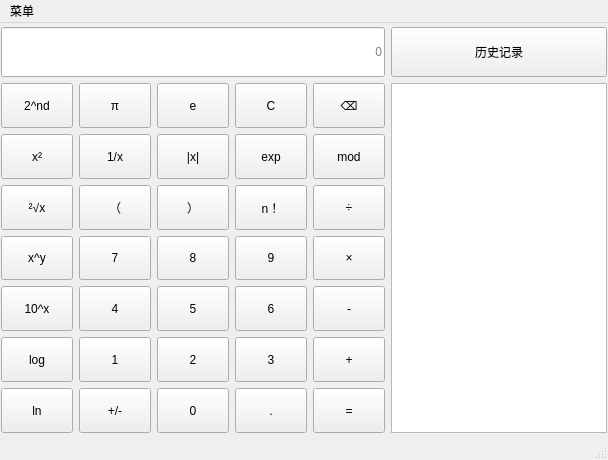
<?xml version="1.0" encoding="UTF-8"?>
<ui version="4.0">
 <class>Subject</class>
 <widget class="QMainWindow" name="Subject">
  <property name="geometry">
   <rect>
    <x>0</x>
    <y>0</y>
    <width>608</width>
    <height>460</height>
   </rect>
  </property>
  <property name="sizePolicy">
   <sizepolicy hsizetype="Maximum" vsizetype="Maximum">
    <horstretch>0</horstretch>
    <verstretch>0</verstretch>
   </sizepolicy>
  </property>
  <property name="windowTitle">
   <string>MainWindow</string>
  </property>
  <widget class="QWidget" name="centralwidget">
   <layout class="QGridLayout" name="gridLayout">
    <property name="leftMargin">
     <number>1</number>
    </property>
    <property name="topMargin">
     <number>1</number>
    </property>
    <property name="rightMargin">
     <number>1</number>
    </property>
    <property name="bottomMargin">
     <number>1</number>
    </property>
    <item row="0" column="0">
     <layout class="QVBoxLayout" name="verticalLayout_2">
      <item>
       <widget class="QLineEdit" name="Display">
        <property name="sizePolicy">
         <sizepolicy hsizetype="Expanding" vsizetype="Fixed">
          <horstretch>0</horstretch>
          <verstretch>0</verstretch>
         </sizepolicy>
        </property>
        <property name="minimumSize">
         <size>
          <width>0</width>
          <height>50</height>
         </size>
        </property>
        <property name="alignment">
         <set>Qt::AlignmentFlag::AlignRight|Qt::AlignmentFlag::AlignTrailing|Qt::AlignmentFlag::AlignVCenter</set>
        </property>
        <property name="placeholderText">
         <string>0</string>
        </property>
       </widget>
      </item>
      <item>
       <layout class="QVBoxLayout" name="verticalLayout">
        <item>
         <layout class="QHBoxLayout" name="horizontalLayout">
          <item>
           <widget class="QPushButton" name="btn2nd">
            <property name="sizePolicy">
             <sizepolicy hsizetype="Minimum" vsizetype="Minimum">
              <horstretch>0</horstretch>
              <verstretch>0</verstretch>
             </sizepolicy>
            </property>
            <property name="minimumSize">
             <size>
              <width>70</width>
              <height>40</height>
             </size>
            </property>
            <property name="text">
             <string>2^nd</string>
            </property>
           </widget>
          </item>
          <item>
           <widget class="QPushButton" name="btnPai">
            <property name="sizePolicy">
             <sizepolicy hsizetype="Minimum" vsizetype="Minimum">
              <horstretch>0</horstretch>
              <verstretch>0</verstretch>
             </sizepolicy>
            </property>
            <property name="minimumSize">
             <size>
              <width>70</width>
              <height>40</height>
             </size>
            </property>
            <property name="text">
             <string>π</string>
            </property>
           </widget>
          </item>
          <item>
           <widget class="QPushButton" name="btnE">
            <property name="sizePolicy">
             <sizepolicy hsizetype="Minimum" vsizetype="Minimum">
              <horstretch>0</horstretch>
              <verstretch>0</verstretch>
             </sizepolicy>
            </property>
            <property name="minimumSize">
             <size>
              <width>70</width>
              <height>40</height>
             </size>
            </property>
            <property name="text">
             <string>e</string>
            </property>
           </widget>
          </item>
          <item>
           <widget class="QPushButton" name="btnC">
            <property name="sizePolicy">
             <sizepolicy hsizetype="Minimum" vsizetype="Minimum">
              <horstretch>0</horstretch>
              <verstretch>0</verstretch>
             </sizepolicy>
            </property>
            <property name="minimumSize">
             <size>
              <width>70</width>
              <height>40</height>
             </size>
            </property>
            <property name="text">
             <string>C</string>
            </property>
           </widget>
          </item>
          <item>
           <widget class="QPushButton" name="btnDelete">
            <property name="sizePolicy">
             <sizepolicy hsizetype="Minimum" vsizetype="Minimum">
              <horstretch>0</horstretch>
              <verstretch>0</verstretch>
             </sizepolicy>
            </property>
            <property name="minimumSize">
             <size>
              <width>70</width>
              <height>40</height>
             </size>
            </property>
            <property name="text">
             <string>⌫</string>
            </property>
           </widget>
          </item>
         </layout>
        </item>
        <item>
         <layout class="QHBoxLayout" name="horizontalLayout_2">
          <item>
           <widget class="QPushButton" name="btnSquare">
            <property name="sizePolicy">
             <sizepolicy hsizetype="Minimum" vsizetype="Minimum">
              <horstretch>0</horstretch>
              <verstretch>0</verstretch>
             </sizepolicy>
            </property>
            <property name="minimumSize">
             <size>
              <width>70</width>
              <height>40</height>
             </size>
            </property>
            <property name="text">
             <string>x²</string>
            </property>
           </widget>
          </item>
          <item>
           <widget class="QPushButton" name="btnDenominator">
            <property name="sizePolicy">
             <sizepolicy hsizetype="Minimum" vsizetype="Minimum">
              <horstretch>0</horstretch>
              <verstretch>0</verstretch>
             </sizepolicy>
            </property>
            <property name="minimumSize">
             <size>
              <width>70</width>
              <height>40</height>
             </size>
            </property>
            <property name="text">
             <string>1/x</string>
            </property>
           </widget>
          </item>
          <item>
           <widget class="QPushButton" name="btnAbs">
            <property name="sizePolicy">
             <sizepolicy hsizetype="Minimum" vsizetype="Minimum">
              <horstretch>0</horstretch>
              <verstretch>0</verstretch>
             </sizepolicy>
            </property>
            <property name="minimumSize">
             <size>
              <width>70</width>
              <height>40</height>
             </size>
            </property>
            <property name="text">
             <string>|x|</string>
            </property>
           </widget>
          </item>
          <item>
           <widget class="QPushButton" name="btnExp">
            <property name="sizePolicy">
             <sizepolicy hsizetype="Minimum" vsizetype="Minimum">
              <horstretch>0</horstretch>
              <verstretch>0</verstretch>
             </sizepolicy>
            </property>
            <property name="minimumSize">
             <size>
              <width>70</width>
              <height>40</height>
             </size>
            </property>
            <property name="text">
             <string>exp</string>
            </property>
           </widget>
          </item>
          <item>
           <widget class="QPushButton" name="btnMod">
            <property name="sizePolicy">
             <sizepolicy hsizetype="Minimum" vsizetype="Minimum">
              <horstretch>0</horstretch>
              <verstretch>0</verstretch>
             </sizepolicy>
            </property>
            <property name="minimumSize">
             <size>
              <width>70</width>
              <height>40</height>
             </size>
            </property>
            <property name="text">
             <string>mod</string>
            </property>
           </widget>
          </item>
         </layout>
        </item>
        <item>
         <layout class="QHBoxLayout" name="horizontalLayout_4">
          <item>
           <widget class="QPushButton" name="btnSqrt">
            <property name="sizePolicy">
             <sizepolicy hsizetype="Minimum" vsizetype="Minimum">
              <horstretch>0</horstretch>
              <verstretch>0</verstretch>
             </sizepolicy>
            </property>
            <property name="minimumSize">
             <size>
              <width>70</width>
              <height>40</height>
             </size>
            </property>
            <property name="text">
             <string>²√x</string>
            </property>
           </widget>
          </item>
          <item>
           <widget class="QPushButton" name="pushButton_17">
            <property name="sizePolicy">
             <sizepolicy hsizetype="Minimum" vsizetype="Minimum">
              <horstretch>0</horstretch>
              <verstretch>0</verstretch>
             </sizepolicy>
            </property>
            <property name="minimumSize">
             <size>
              <width>70</width>
              <height>40</height>
             </size>
            </property>
            <property name="text">
             <string>（</string>
            </property>
           </widget>
          </item>
          <item>
           <widget class="QPushButton" name="pushButton_18">
            <property name="sizePolicy">
             <sizepolicy hsizetype="Minimum" vsizetype="Minimum">
              <horstretch>0</horstretch>
              <verstretch>0</verstretch>
             </sizepolicy>
            </property>
            <property name="minimumSize">
             <size>
              <width>70</width>
              <height>40</height>
             </size>
            </property>
            <property name="text">
             <string>）</string>
            </property>
           </widget>
          </item>
          <item>
           <widget class="QPushButton" name="pushButton_19">
            <property name="sizePolicy">
             <sizepolicy hsizetype="Minimum" vsizetype="Minimum">
              <horstretch>0</horstretch>
              <verstretch>0</verstretch>
             </sizepolicy>
            </property>
            <property name="minimumSize">
             <size>
              <width>70</width>
              <height>40</height>
             </size>
            </property>
            <property name="text">
             <string>n！</string>
            </property>
           </widget>
          </item>
          <item>
           <widget class="QPushButton" name="btnDivide">
            <property name="sizePolicy">
             <sizepolicy hsizetype="Minimum" vsizetype="Minimum">
              <horstretch>0</horstretch>
              <verstretch>0</verstretch>
             </sizepolicy>
            </property>
            <property name="minimumSize">
             <size>
              <width>70</width>
              <height>40</height>
             </size>
            </property>
            <property name="text">
             <string>÷</string>
            </property>
           </widget>
          </item>
         </layout>
        </item>
        <item>
         <layout class="QHBoxLayout" name="horizontalLayout_3">
          <item>
           <widget class="QPushButton" name="btnXandY">
            <property name="sizePolicy">
             <sizepolicy hsizetype="Minimum" vsizetype="Minimum">
              <horstretch>0</horstretch>
              <verstretch>0</verstretch>
             </sizepolicy>
            </property>
            <property name="minimumSize">
             <size>
              <width>70</width>
              <height>40</height>
             </size>
            </property>
            <property name="text">
             <string>x^y</string>
            </property>
           </widget>
          </item>
          <item>
           <widget class="QPushButton" name="btnNum7">
            <property name="sizePolicy">
             <sizepolicy hsizetype="Minimum" vsizetype="Minimum">
              <horstretch>0</horstretch>
              <verstretch>0</verstretch>
             </sizepolicy>
            </property>
            <property name="minimumSize">
             <size>
              <width>70</width>
              <height>40</height>
             </size>
            </property>
            <property name="text">
             <string>7</string>
            </property>
           </widget>
          </item>
          <item>
           <widget class="QPushButton" name="btnNum8">
            <property name="sizePolicy">
             <sizepolicy hsizetype="Minimum" vsizetype="Minimum">
              <horstretch>0</horstretch>
              <verstretch>0</verstretch>
             </sizepolicy>
            </property>
            <property name="minimumSize">
             <size>
              <width>70</width>
              <height>40</height>
             </size>
            </property>
            <property name="text">
             <string>8</string>
            </property>
           </widget>
          </item>
          <item>
           <widget class="QPushButton" name="btnNum9">
            <property name="sizePolicy">
             <sizepolicy hsizetype="Minimum" vsizetype="Minimum">
              <horstretch>0</horstretch>
              <verstretch>0</verstretch>
             </sizepolicy>
            </property>
            <property name="minimumSize">
             <size>
              <width>70</width>
              <height>40</height>
             </size>
            </property>
            <property name="text">
             <string>9</string>
            </property>
           </widget>
          </item>
          <item>
           <widget class="QPushButton" name="btnMulti">
            <property name="sizePolicy">
             <sizepolicy hsizetype="Minimum" vsizetype="Minimum">
              <horstretch>0</horstretch>
              <verstretch>0</verstretch>
             </sizepolicy>
            </property>
            <property name="minimumSize">
             <size>
              <width>70</width>
              <height>40</height>
             </size>
            </property>
            <property name="text">
             <string>×</string>
            </property>
           </widget>
          </item>
         </layout>
        </item>
        <item>
         <layout class="QHBoxLayout" name="horizontalLayout_7">
          <item>
           <widget class="QPushButton" name="btn10andX">
            <property name="sizePolicy">
             <sizepolicy hsizetype="Minimum" vsizetype="Minimum">
              <horstretch>0</horstretch>
              <verstretch>0</verstretch>
             </sizepolicy>
            </property>
            <property name="minimumSize">
             <size>
              <width>70</width>
              <height>40</height>
             </size>
            </property>
            <property name="text">
             <string>10^x</string>
            </property>
           </widget>
          </item>
          <item>
           <widget class="QPushButton" name="btnNum4">
            <property name="sizePolicy">
             <sizepolicy hsizetype="Minimum" vsizetype="Minimum">
              <horstretch>0</horstretch>
              <verstretch>0</verstretch>
             </sizepolicy>
            </property>
            <property name="minimumSize">
             <size>
              <width>70</width>
              <height>40</height>
             </size>
            </property>
            <property name="text">
             <string>4</string>
            </property>
           </widget>
          </item>
          <item>
           <widget class="QPushButton" name="btnNum5">
            <property name="sizePolicy">
             <sizepolicy hsizetype="Minimum" vsizetype="Minimum">
              <horstretch>0</horstretch>
              <verstretch>0</verstretch>
             </sizepolicy>
            </property>
            <property name="minimumSize">
             <size>
              <width>70</width>
              <height>40</height>
             </size>
            </property>
            <property name="text">
             <string>5</string>
            </property>
           </widget>
          </item>
          <item>
           <widget class="QPushButton" name="btnNum6">
            <property name="sizePolicy">
             <sizepolicy hsizetype="Minimum" vsizetype="Minimum">
              <horstretch>0</horstretch>
              <verstretch>0</verstretch>
             </sizepolicy>
            </property>
            <property name="minimumSize">
             <size>
              <width>70</width>
              <height>40</height>
             </size>
            </property>
            <property name="text">
             <string>6</string>
            </property>
           </widget>
          </item>
          <item>
           <widget class="QPushButton" name="btnMinus">
            <property name="sizePolicy">
             <sizepolicy hsizetype="Minimum" vsizetype="Minimum">
              <horstretch>0</horstretch>
              <verstretch>0</verstretch>
             </sizepolicy>
            </property>
            <property name="minimumSize">
             <size>
              <width>70</width>
              <height>40</height>
             </size>
            </property>
            <property name="text">
             <string>-</string>
            </property>
           </widget>
          </item>
         </layout>
        </item>
        <item>
         <layout class="QHBoxLayout" name="horizontalLayout_5">
          <item>
           <widget class="QPushButton" name="btnLog">
            <property name="sizePolicy">
             <sizepolicy hsizetype="Minimum" vsizetype="Minimum">
              <horstretch>0</horstretch>
              <verstretch>0</verstretch>
             </sizepolicy>
            </property>
            <property name="minimumSize">
             <size>
              <width>70</width>
              <height>40</height>
             </size>
            </property>
            <property name="text">
             <string>log</string>
            </property>
           </widget>
          </item>
          <item>
           <widget class="QPushButton" name="btnNum1">
            <property name="sizePolicy">
             <sizepolicy hsizetype="Minimum" vsizetype="Minimum">
              <horstretch>0</horstretch>
              <verstretch>0</verstretch>
             </sizepolicy>
            </property>
            <property name="minimumSize">
             <size>
              <width>70</width>
              <height>40</height>
             </size>
            </property>
            <property name="text">
             <string>1</string>
            </property>
           </widget>
          </item>
          <item>
           <widget class="QPushButton" name="btnNum2">
            <property name="sizePolicy">
             <sizepolicy hsizetype="Minimum" vsizetype="Minimum">
              <horstretch>0</horstretch>
              <verstretch>0</verstretch>
             </sizepolicy>
            </property>
            <property name="minimumSize">
             <size>
              <width>70</width>
              <height>40</height>
             </size>
            </property>
            <property name="text">
             <string>2</string>
            </property>
           </widget>
          </item>
          <item>
           <widget class="QPushButton" name="btnNum3">
            <property name="sizePolicy">
             <sizepolicy hsizetype="Minimum" vsizetype="Minimum">
              <horstretch>0</horstretch>
              <verstretch>0</verstretch>
             </sizepolicy>
            </property>
            <property name="minimumSize">
             <size>
              <width>70</width>
              <height>40</height>
             </size>
            </property>
            <property name="text">
             <string>3</string>
            </property>
           </widget>
          </item>
          <item>
           <widget class="QPushButton" name="btnAdd">
            <property name="sizePolicy">
             <sizepolicy hsizetype="Minimum" vsizetype="Minimum">
              <horstretch>0</horstretch>
              <verstretch>0</verstretch>
             </sizepolicy>
            </property>
            <property name="minimumSize">
             <size>
              <width>70</width>
              <height>40</height>
             </size>
            </property>
            <property name="text">
             <string>+</string>
            </property>
           </widget>
          </item>
         </layout>
        </item>
        <item>
         <layout class="QHBoxLayout" name="horizontalLayout_6">
          <item>
           <widget class="QPushButton" name="btnLn">
            <property name="sizePolicy">
             <sizepolicy hsizetype="Minimum" vsizetype="Minimum">
              <horstretch>0</horstretch>
              <verstretch>0</verstretch>
             </sizepolicy>
            </property>
            <property name="minimumSize">
             <size>
              <width>70</width>
              <height>40</height>
             </size>
            </property>
            <property name="text">
             <string>ln</string>
            </property>
           </widget>
          </item>
          <item>
           <widget class="QPushButton" name="btnAddMinus">
            <property name="sizePolicy">
             <sizepolicy hsizetype="Minimum" vsizetype="Minimum">
              <horstretch>0</horstretch>
              <verstretch>0</verstretch>
             </sizepolicy>
            </property>
            <property name="minimumSize">
             <size>
              <width>70</width>
              <height>40</height>
             </size>
            </property>
            <property name="text">
             <string>+/-</string>
            </property>
           </widget>
          </item>
          <item>
           <widget class="QPushButton" name="btnNum0">
            <property name="sizePolicy">
             <sizepolicy hsizetype="Minimum" vsizetype="Minimum">
              <horstretch>0</horstretch>
              <verstretch>0</verstretch>
             </sizepolicy>
            </property>
            <property name="minimumSize">
             <size>
              <width>70</width>
              <height>40</height>
             </size>
            </property>
            <property name="text">
             <string>0</string>
            </property>
           </widget>
          </item>
          <item>
           <widget class="QPushButton" name="btnPoint">
            <property name="sizePolicy">
             <sizepolicy hsizetype="Minimum" vsizetype="Minimum">
              <horstretch>0</horstretch>
              <verstretch>0</verstretch>
             </sizepolicy>
            </property>
            <property name="minimumSize">
             <size>
              <width>70</width>
              <height>40</height>
             </size>
            </property>
            <property name="text">
             <string>.</string>
            </property>
           </widget>
          </item>
          <item>
           <widget class="QPushButton" name="btnEqual">
            <property name="sizePolicy">
             <sizepolicy hsizetype="Minimum" vsizetype="Minimum">
              <horstretch>0</horstretch>
              <verstretch>0</verstretch>
             </sizepolicy>
            </property>
            <property name="minimumSize">
             <size>
              <width>70</width>
              <height>40</height>
             </size>
            </property>
            <property name="text">
             <string>=</string>
            </property>
           </widget>
          </item>
         </layout>
        </item>
       </layout>
      </item>
     </layout>
    </item>
    <item row="0" column="1">
     <layout class="QVBoxLayout" name="verticalLayout_3">
      <item>
       <widget class="QPushButton" name="pushButton_36">
        <property name="sizePolicy">
         <sizepolicy hsizetype="Expanding" vsizetype="Fixed">
          <horstretch>0</horstretch>
          <verstretch>0</verstretch>
         </sizepolicy>
        </property>
        <property name="minimumSize">
         <size>
          <width>0</width>
          <height>50</height>
         </size>
        </property>
        <property name="text">
         <string>历史记录</string>
        </property>
       </widget>
      </item>
      <item>
       <widget class="QTextEdit" name="HistoryText">
        <property name="sizePolicy">
         <sizepolicy hsizetype="Expanding" vsizetype="Fixed">
          <horstretch>0</horstretch>
          <verstretch>0</verstretch>
         </sizepolicy>
        </property>
        <property name="minimumSize">
         <size>
          <width>0</width>
          <height>350</height>
         </size>
        </property>
        <property name="baseSize">
         <size>
          <width>0</width>
          <height>502</height>
         </size>
        </property>
       </widget>
      </item>
     </layout>
    </item>
   </layout>
  </widget>
  <widget class="QMenuBar" name="menubar">
   <property name="geometry">
    <rect>
     <x>0</x>
     <y>0</y>
     <width>608</width>
     <height>25</height>
    </rect>
   </property>
   <widget class="QMenu" name="menu">
    <property name="title">
     <string>菜单</string>
    </property>
    <property name="icon">
     <iconset resource="rsc.qrc">
      <normaloff>:/img/Menu.svg</normaloff>:/img/Menu.svg</iconset>
    </property>
    <addaction name="Standard"/>
    <addaction name="Science"/>
    <addaction name="Programmer"/>
    <addaction name="Date"/>
    <addaction name="separator"/>
    <addaction name="Currency"/>
    <addaction name="Capacity"/>
   </widget>
   <addaction name="menu"/>
  </widget>
  <widget class="QStatusBar" name="statusbar"/>
  <action name="Standard">
   <property name="icon">
    <iconset resource="rsc.qrc">
     <normaloff>:/img/Standard.svg</normaloff>:/img/Standard.svg</iconset>
   </property>
   <property name="text">
    <string>标准</string>
   </property>
   <property name="toolTip">
    <string>科学</string>
   </property>
   <property name="menuRole">
    <enum>QAction::MenuRole::NoRole</enum>
   </property>
  </action>
  <action name="Science">
   <property name="icon">
    <iconset resource="rsc.qrc">
     <normaloff>:/img/Science.svg</normaloff>:/img/Science.svg</iconset>
   </property>
   <property name="text">
    <string>科学</string>
   </property>
   <property name="toolTip">
    <string>科学</string>
   </property>
   <property name="menuRole">
    <enum>QAction::MenuRole::NoRole</enum>
   </property>
  </action>
  <action name="Programmer">
   <property name="icon">
    <iconset resource="rsc.qrc">
     <normaloff>:/img/Programmer.svg</normaloff>:/img/Programmer.svg</iconset>
   </property>
   <property name="text">
    <string>程序员</string>
   </property>
   <property name="toolTip">
    <string>程序员</string>
   </property>
   <property name="menuRole">
    <enum>QAction::MenuRole::NoRole</enum>
   </property>
  </action>
  <action name="Date">
   <property name="icon">
    <iconset resource="rsc.qrc">
     <normaloff>:/img/Date.svg</normaloff>:/img/Date.svg</iconset>
   </property>
   <property name="text">
    <string>日期计算</string>
   </property>
   <property name="toolTip">
    <string>日期计算</string>
   </property>
   <property name="menuRole">
    <enum>QAction::MenuRole::NoRole</enum>
   </property>
  </action>
  <action name="Currency">
   <property name="icon">
    <iconset resource="rsc.qrc">
     <normaloff>:/img/Currency.svg</normaloff>:/img/Currency.svg</iconset>
   </property>
   <property name="text">
    <string>货币</string>
   </property>
   <property name="toolTip">
    <string>货币</string>
   </property>
   <property name="menuRole">
    <enum>QAction::MenuRole::NoRole</enum>
   </property>
  </action>
  <action name="Capacity">
   <property name="icon">
    <iconset resource="rsc.qrc">
     <normaloff>:/img/Capacity.svg</normaloff>:/img/Capacity.svg</iconset>
   </property>
   <property name="text">
    <string>容量</string>
   </property>
   <property name="menuRole">
    <enum>QAction::MenuRole::NoRole</enum>
   </property>
  </action>
 </widget>
 <resources>
  <include location="rsc.qrc"/>
 </resources>
 <connections/>
</ui>
